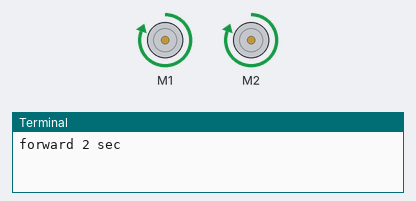
The program below on a simulated Raspberry Pi (BCM pin numbers). Shown: 2 × DC motor (green arrow = forward, orange = backward, longer = faster), the last lines printed to the terminal. Motors are numbered in the order the program creates them (left before right in a Robot).

Above: at 1.0 s.
At 3.0 s:
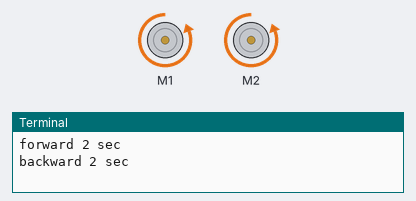
Timing chart, 0 to 5.2 s (numbered marks = the images above):
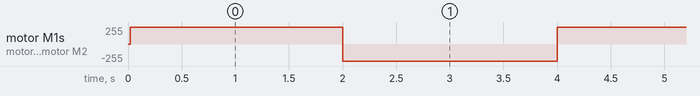

Measured:
- by itself, motor M1, motor M2: alternates forward 255/255 for 2.0 s and backward 255/255 for 2.0 s

The program:

robot_test.py
```python
from gpiozero import Robot, Motor
from time import sleep


robot = Robot (left=(4, 14), right=(17, 18))

try:
    while True:
        print("forward 2 sec")
        robot.forward()
        sleep(2)
        print("backward 2 sec")
        robot.backward()
        sleep(2)
except KeyboardInterrupt:
    robot.stop()
    print("\nRobot stopped")
```
